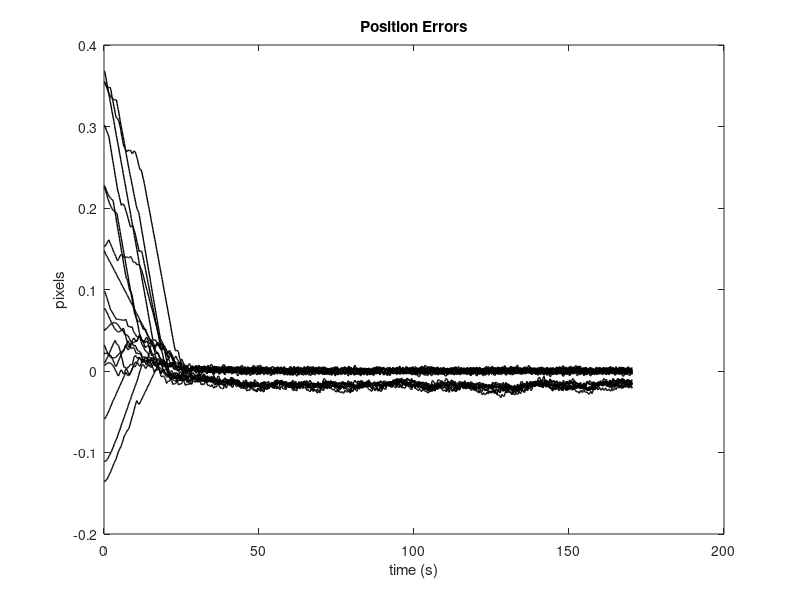
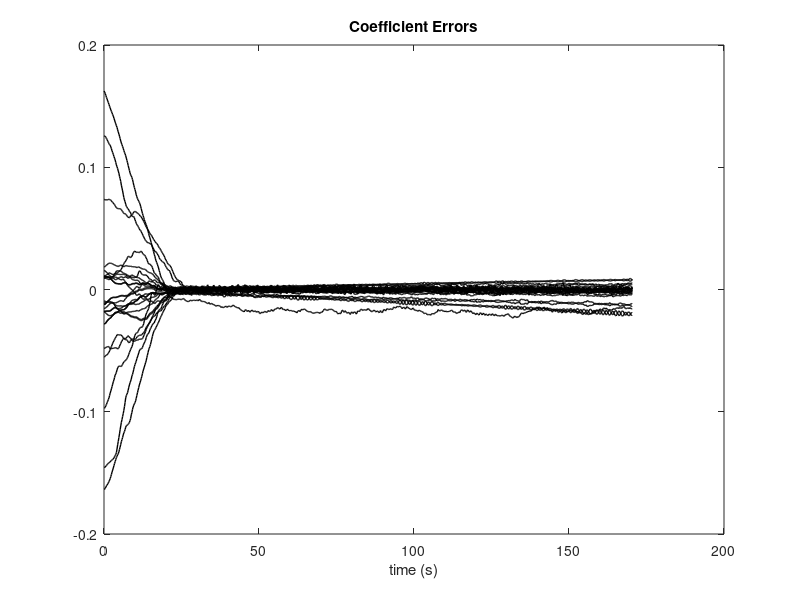
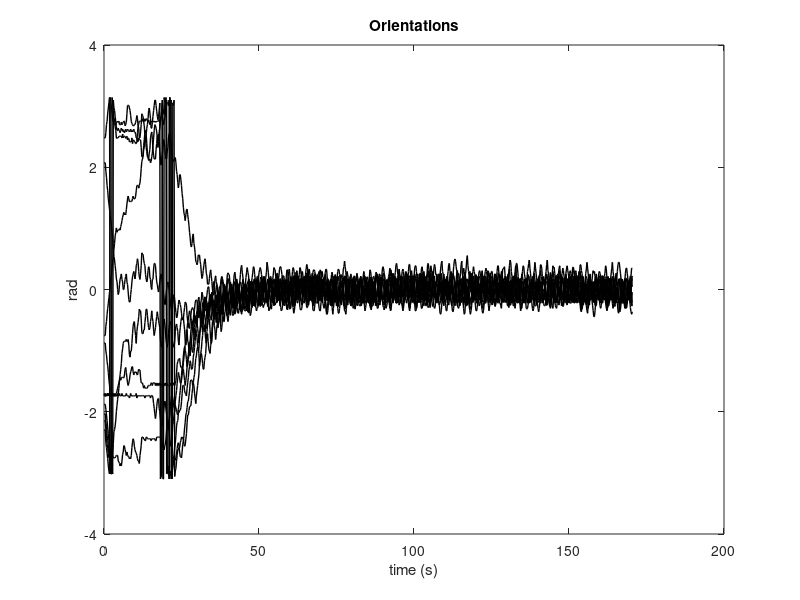

The MATLAB script that drew these images, in order:
clear; clc;
close all;

load('data4.mat');
an = 9;
cn = 6;

t = data(1:end-1,2*an+1);
coff_err = data(2:end, 2*an+2:2*an+4*cn+3)';
pos_err = data(2:end,2*an+4*cn+4:4*an+4*cn+3)';
ori = data(2:end, 4*an+4*cn+4:end);

dcoff = [t, vecnorm(coff_err)'*1.5e-3];
e = [t, vecnorm(pos_err)'*1.5e-3];
theta = [t, ori];
xi = [t, data(2:end, end)*1.5e-3];

figure(1)
plot(t, pos_err*1.5e-3, 'LineWidth', 1, 'Color', 'k');
title("Position Errors");
xlabel("time (s)"); ylabel("pixels");

figure(2)
plot(t, coff_err*1.5e-3, 'LineWidth', 1, 'Color', 'k');
title("Coefficient Errors");
xlabel("time (s)");

figure(3)
plot(t, ori, 'LineWidth', 1, 'Color', 'k');
title("Orientations");
xlabel("time (s)"); ylabel("rad");

